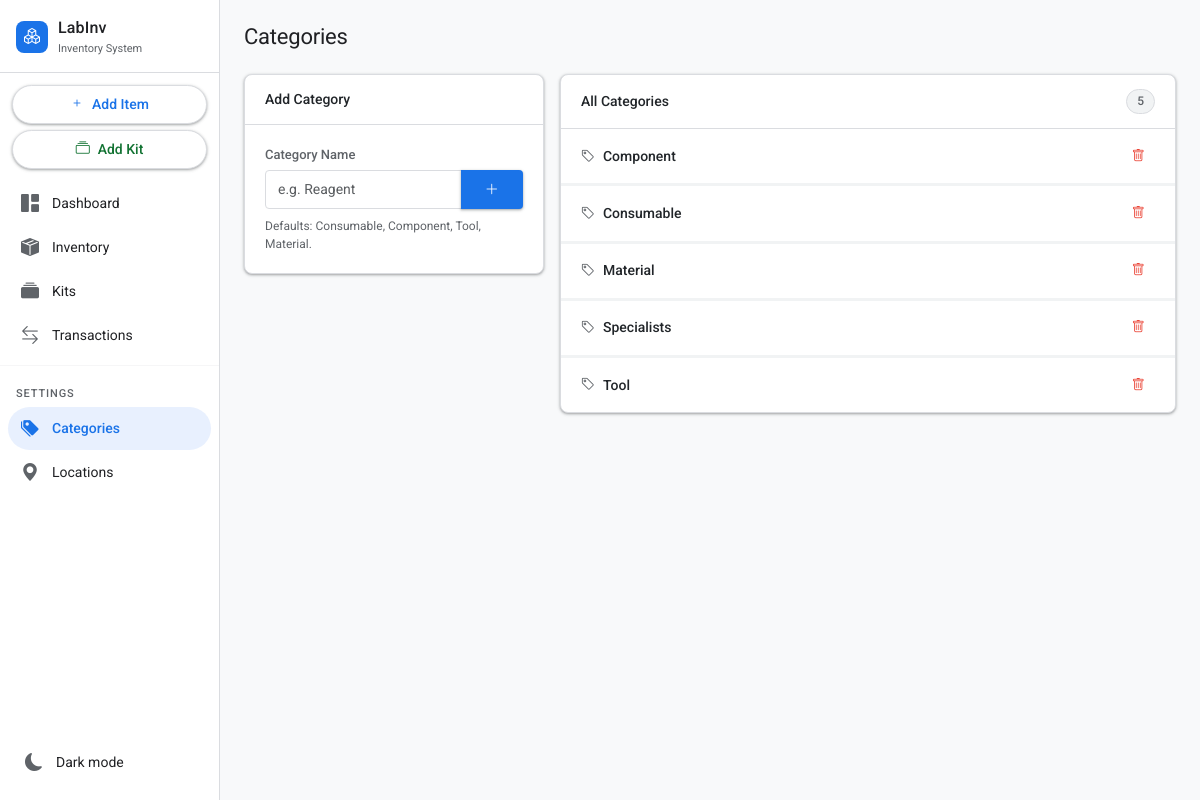
The page /categories on the database its author committed.
### tables this page shows
CREATE TABLE categories (
            id   INTEGER PRIMARY KEY AUTOINCREMENT,
            name TEXT NOT NULL UNIQUE
        );

### app.py (the view, shortened to what this page needs)
@app.route("/categories", methods=["GET", "POST"])
def categories():
    db = get_db()
    cats = db.execute("SELECT * FROM categories ORDER BY name").fetchall()
    db.close()
    return render_template("categories.html", categories=cats)

### app.py (called while the page is built)
def get_db():
    conn = sqlite3.connect(DATABASE)
    conn.row_factory = sqlite3.Row
    conn.execute("PRAGMA foreign_keys = ON")
    return conn

### templates/categories.html (shortened to what this page needs)
{% extends "base.html" %}
{% block content %}
<div class="pg-header">
  <h1 class="pg-title">Categories</h1>
</div>
<div class="row g-3">
  <div class="col-12 col-md-5 col-lg-4">
    <div class="card">
      <div class="card-hd">Add Category</div>
      <div class="card-bd">
        <form method="post">
          <label class="form-label">Category Name</label>
          <div class="input-group">
            <input type="text" name="name" class="form-control" placeholder="e.g. Reagent" required>
            <button class="btn btn-primary" type="submit"><i class="bi bi-plus-lg"></i></button>
          </div>
          <div class="form-text mt-2">Defaults: Consumable, Component, Tool, Material.</div>
        </form>
      </div>
    </div>
  </div>
  <div class="col-12 col-md-7 col-lg-8">
    <div class="card">
      <div class="card-hd">
        <span>All Categories</span>
        <span class="badge badge-neutral">{{ categories|length }}</span>
      </div>
      <ul class="list-group-flush">
        {% if categories %}
          {% for cat in categories %}
          <li class="list-group-item">
            <div style="display:flex;align-items:center;gap:8px">
              <i class="bi bi-tag" style="color:var(--muted)"></i>
              <span style="font-weight:500">{{ cat.name }}</span>
            </div>
            <form method="post" action="/categories/{{ cat.id }}/delete"
                  onsubmit="return confirm('Delete category \'{{ cat.name }}\'?');">
              <button class="btn btn-ghost btn-sm" style="color:var(--red)"><i class="bi bi-trash"></i></button>
            </form>
          </li>
          {% endfor %}
        {% else %}
          <li class="list-group-item" style="justify-content:center;color:var(--muted)">No categories yet.</li>
        {% endif %}
      </ul>
    </div>
  </div>
</div>
{% endblock %}

### templates/base.html (style rules this page uses)
:root { --blue: #1a73e8; --blue-hover: #1557b0; --blue-light: #e8f0fe; --green: #34a853; --green-light: #e6f4ea; --amber: #f9ab00; --amber-light: #fef7e0; --red: #ea4335; --red-light: #fce8e6; --teal: #12b5cb; --teal-light: #e0f5f8; --purple: #a142f4; --purple-light:#f3e8fd; --sidebar-w: 220px; --sidebar-bg: #ffffff; --sidebar-text: #202124; --sidebar-dim: #5f6368; --sidebar-hover: #f1f3f4; --sidebar-active-bg: #e8f0fe; --sidebar-active-text: #1a73e8; --bg: #f8f9fa; --surface: #ffffff; --surface-variant:#f1f3f4; --border: #dadce0; --border-subtle: #f1f3f4; --text: #202124; --muted: #5f6368; --shadow-1: 0 1px 2px rgba(60,64,67,.3), 0 1px 3px 1px rgba(60,64,67,.15); --shadow-2: 0 1px 2px rgba(60,64,67,.3), 0 2px 6px 2px rgba(60,64,67,.15); --card-shadow: var(--shadow-1); }
*, *::before, *::after { box-sizing: border-box; }
body { margin: 0; font-family: 'Roboto', -apple-system, BlinkMacSystemFont, sans-serif; font-size: 14px; line-height: 1.5; background: var(--bg); color: var(--text); display: flex; min-height: 100vh; -webkit-font-smoothing: antialiased; }
.pg-header { display: flex; align-items: center; justify-content: space-between; margin-bottom: 24px; gap: 12px; }
.pg-title { font-size: 22px; font-weight: 400; color: var(--text); margin: 0; letter-spacing: -.01em; }
.card { background: var(--surface); border: 1px solid var(--border); border-radius: 8px; box-shadow: var(--card-shadow); }
.card-hd { padding: 14px 20px; border-bottom: 1px solid var(--border); font-weight: 500; font-size: 14px; display: flex; align-items: center; justify-content: space-between; border-radius: 8px 8px 0 0; }
.card-bd { padding: 20px; }
.btn { display: inline-flex; align-items: center; gap: 8px; padding: 8px 24px; font-size: 14px; font-weight: 500; border-radius: 4px; border: none; cursor: pointer; text-decoration: none; transition: background .15s, box-shadow .15s; line-height: 1.4; letter-spacing: .0107em; font-family: 'Roboto', sans-serif; }
.btn-sm { padding: 5px 12px; font-size: 13px; }
.btn-primary { background: var(--blue); color: white; box-shadow: var(--shadow-1); }
.btn-ghost { background: transparent; border: none; color: var(--muted); padding: 6px 10px; border-radius: 4px; }
.badge { display: inline-flex; align-items: center; gap: 4px; padding: 3px 10px; border-radius: 16px; font-size: 12px; font-weight: 500; line-height: 1.4; }
.badge-neutral { background: var(--surface-variant); color: var(--muted); border: 1px solid var(--border); }
.form-control, .form-select { display: block; width: 100%; padding: 9px 12px; font-size: 14px; line-height: 1.4; color: var(--text); background: var(--surface); border: 1px solid #dadce0; border-radius: 4px; transition: border-color .15s, box-shadow .15s; font-family: 'Roboto', sans-serif; }
.form-label { display: block; font-size: 13px; font-weight: 500; color: var(--muted); margin-bottom: 5px; }
.form-text { font-size: 12px; color: var(--muted); margin-top: 4px; }
.input-group { display: flex; }
.input-group .form-control { border-radius: 4px 0 0 4px; flex: 1; }
.input-group .btn { border-radius: 0 4px 4px 0; }
.list-group-flush { list-style: none; padding: 0; margin: 0; }
.list-group-item { padding: 12px 20px; border-bottom: 1px solid var(--border-subtle); display: flex; align-items: center; justify-content: space-between; font-size: 14px; }
.list-group-item:last-child { border-bottom: none; }
body { font-family: 'Roboto', -apple-system, BlinkMacSystemFont, sans-serif !important; }
.btn { font-family: 'Roboto', sans-serif !important; letter-spacing: .0107em; }
.card { border-radius: 8px !important; }
.badge { font-weight: 500 !important; }

### rows shown on the page
categories: name "Component"
categories: name "Consumable"
categories: name "Material"
categories: name "Specialists"
categories: name "Tool"

### other values the page prints
{{ categories|length }} "5"
